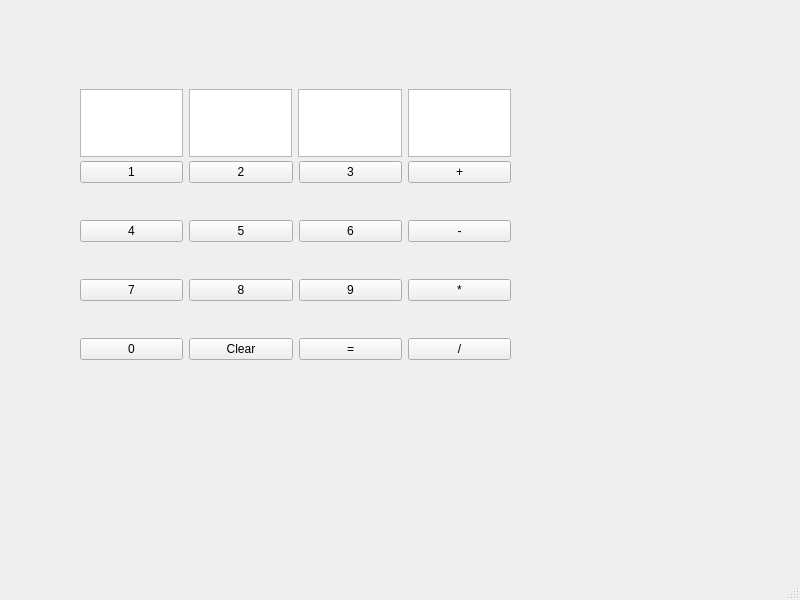
<?xml version="1.0" encoding="UTF-8"?>
<ui version="4.0">
 <class>MainWindow</class>
 <widget class="QMainWindow" name="MainWindow">
  <property name="geometry">
   <rect>
    <x>0</x>
    <y>0</y>
    <width>800</width>
    <height>600</height>
   </rect>
  </property>
  <property name="windowTitle">
   <string>Calculator</string>
  </property>
  <widget class="QWidget" name="centralwidget">
   <widget class="QWidget" name="gridLayoutWidget">
    <property name="geometry">
     <rect>
      <x>80</x>
      <y>130</y>
      <width>431</width>
      <height>261</height>
     </rect>
    </property>
    <layout class="QGridLayout" name="gridLayout">
     <item row="2" column="1">
      <widget class="QPushButton" name="N8">
       <property name="text">
        <string>8</string>
       </property>
      </widget>
     </item>
     <item row="2" column="2">
      <widget class="QPushButton" name="N9">
       <property name="text">
        <string>9</string>
       </property>
      </widget>
     </item>
     <item row="2" column="0">
      <widget class="QPushButton" name="N7">
       <property name="text">
        <string>7</string>
       </property>
      </widget>
     </item>
     <item row="0" column="3">
      <widget class="QPushButton" name="PLU1">
       <property name="text">
        <string>+</string>
       </property>
      </widget>
     </item>
     <item row="0" column="2">
      <widget class="QPushButton" name="N3">
       <property name="text">
        <string>3</string>
       </property>
      </widget>
     </item>
     <item row="1" column="0">
      <widget class="QPushButton" name="N4">
       <property name="text">
        <string>4</string>
       </property>
      </widget>
     </item>
     <item row="2" column="3">
      <widget class="QPushButton" name="MUL3">
       <property name="text">
        <string>*</string>
       </property>
      </widget>
     </item>
     <item row="1" column="2">
      <widget class="QPushButton" name="N6">
       <property name="text">
        <string>6</string>
       </property>
      </widget>
     </item>
     <item row="1" column="3">
      <widget class="QPushButton" name="MIN2">
       <property name="text">
        <string>-</string>
       </property>
      </widget>
     </item>
     <item row="0" column="0">
      <widget class="QPushButton" name="N1">
       <property name="text">
        <string>1</string>
       </property>
      </widget>
     </item>
     <item row="1" column="1">
      <widget class="QPushButton" name="N5">
       <property name="text">
        <string>5</string>
       </property>
      </widget>
     </item>
     <item row="0" column="1">
      <widget class="QPushButton" name="N2">
       <property name="text">
        <string>2</string>
       </property>
      </widget>
     </item>
     <item row="3" column="3">
      <widget class="QPushButton" name="DIV4">
       <property name="text">
        <string>/</string>
       </property>
      </widget>
     </item>
     <item row="3" column="2">
      <widget class="QPushButton" name="EQUAL">
       <property name="text">
        <string>=</string>
       </property>
      </widget>
     </item>
     <item row="3" column="1">
      <widget class="QPushButton" name="CLR">
       <property name="text">
        <string>Clear</string>
       </property>
      </widget>
     </item>
     <item row="3" column="0">
      <widget class="QPushButton" name="N0">
       <property name="text">
        <string>0</string>
       </property>
      </widget>
     </item>
    </layout>
   </widget>
   <widget class="QWidget" name="gridLayoutWidget_2">
    <property name="geometry">
     <rect>
      <x>80</x>
      <y>89</y>
      <width>431</width>
      <height>68</height>
     </rect>
    </property>
    <layout class="QGridLayout" name="gridLayout_2">
     <item row="0" column="3">
      <widget class="QTextBrowser" name="text4"/>
     </item>
     <item row="0" column="2">
      <widget class="QTextBrowser" name="text3"/>
     </item>
     <item row="0" column="0">
      <widget class="QTextBrowser" name="text1"/>
     </item>
     <item row="0" column="1">
      <widget class="QTextBrowser" name="text2"/>
     </item>
    </layout>
   </widget>
  </widget>
  <widget class="QMenuBar" name="menubar">
   <property name="geometry">
    <rect>
     <x>0</x>
     <y>0</y>
     <width>800</width>
     <height>18</height>
    </rect>
   </property>
  </widget>
  <widget class="QStatusBar" name="statusbar"/>
 </widget>
 <resources/>
 <connections/>
</ui>
